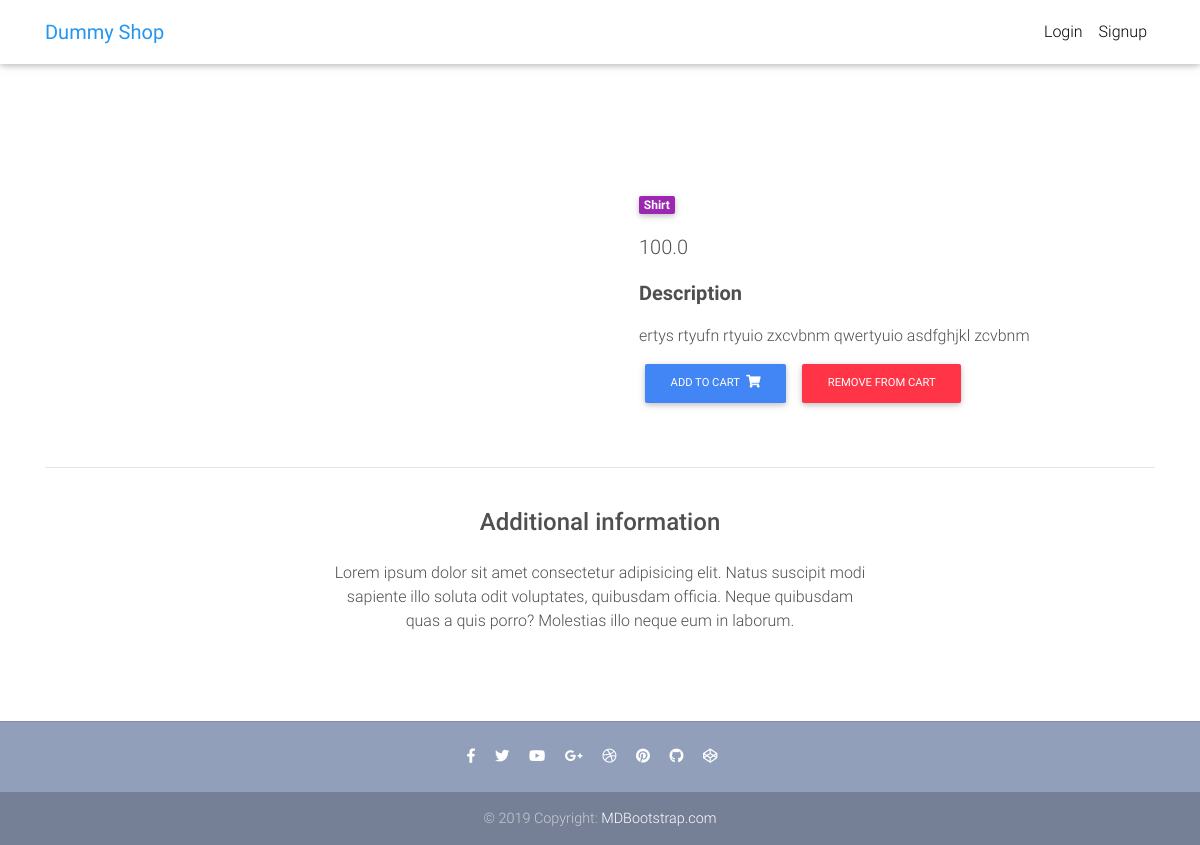
/product/dress-001/, run on the app's committed database.
### core/models.py (models this page shows, shortened)
class Item(models.Model):
    title = models.CharField(max_length=100)
    price = models.FloatField()
    discount_price = models.FloatField(blank=True, null=True)
    category = models.CharField(choices=CATEGORY_CHOICES, max_length=2)
    label = models.CharField(choices=LABEL_CHOICES, default="P", max_length=2)
    slug = models.SlugField()
    description = models.TextField()
    image = models.ImageField()
    def get_add_to_cart_url(self):
        return reverse('core:add-to-cart', kwargs={
            'slug': self.slug
        })

### core/views.py (the view)
# urls.py: path('product/<slug>/', ItemDetailView.as_view(), name='product'),
class ItemDetailView(DetailView):
    model = Item
    template_name = 'product.html'

### templates/product.html (shortened to what this page needs)
{% extends 'base.html' %}
{% load static %}
{% block content %}
    <main class="mt-5 pt-4">
        <div class="container dark-grey-text mt-5">
        <div class="row wow fadeIn">
            <div class="col-md-6 mb-4">
            </div>
            <div class="col-md-6 mb-4">
                <div class="p-4">
                    <div class="mb-3">
                        <a href="">
                            <span class="badge purple mr-1">{{ object.get_category_display }}</span>
                        </a>
                    </div>
                    <p class="lead">
                        {% if object.discount_price %}
                            <span class="mr-1">
                                <del>${{ object.price }}</del></span>
                            <span>${{ object.discount_price }}</span>
                        {% else %}
                            <span>{{ object.price }}</span>
                        {% endif %}
                    </p>
                    <p class="lead font-weight-bold">Description</p>
                    <p>{{ object.description }}</p>
                     <a href="{{ object.get_add_to_cart_url }}" class="btn btn-primary btn-md my-0 p">Add to cart
                            <i class="fas fa-shopping-cart ml-1"></i>
                     </a>
                    <a href="{{ object.get_remove_from_url }}" class="btn btn-danger btn-md my-0 p">Remove from cart
                     </a>
                </div>
            </div>
        </div>
        <hr>
        <div class="row d-flex justify-content-center wow fadeIn">
            <div class="col-md-6 text-center">
                <h4 class="my-4 h4">Additional information</h4>
                <p>Lorem ipsum dolor sit amet consectetur adipisicing elit. Natus suscipit modi sapiente illo soluta
                    odit
                    voluptates,
                    quibusdam officia. Neque quibusdam quas a quis porro? Molestias illo neque eum in laborum.</p>
            </div>
        </div>
        <div class="row wow fadeIn">
            <div class="col-lg-4 col-md-12 mb-4">
            </div>
            <div class="col-lg-4 col-md-6 mb-4">
            </div>
            <div class="col-lg-4 col-md-6 mb-4">
            </div>
        </div>
    </div>
    </main>
{% endblock %}

### templates/base.html (style rules this page uses)
html, body, header, .carousel { height: 60vh; padding-top: 24px; }

### data on the page
Item: category "Shirt", price "100.0", description "ertys rtyufn rtyuio zxcvbnm qwertyuio asdfghjkl zcvbnm"
